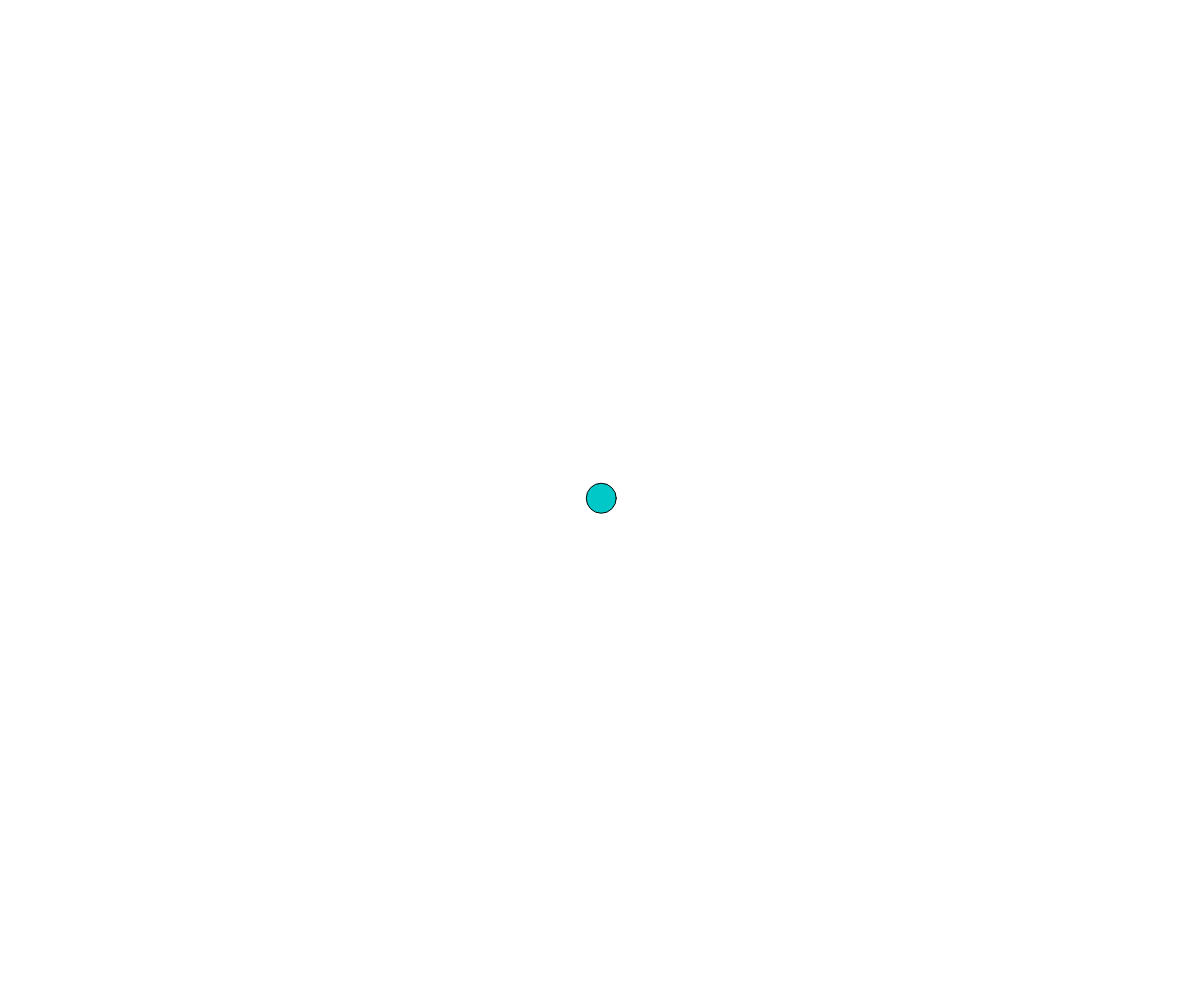
Frame 1 (no input)
Frame 60 (no input): blank canvas, image omitted
Frame 120 (the mouse pressed at the canvas centre since frame 60): blank canvas, image omitted

The p5.js sketch that drew this single still picture (run headless with seeded random() and noise() and a simulated clock; from frame 60 on, the mouse is pressed at the canvas centre):

// p5.js sketch
// ── sketch.js
// Demo 04 - Bouncing Objects
// Make a few primites bounce around the screen

let circleX, circleY;
let circleXSpeed, circleYSpeed;

function setup() {
  createCanvas(windowWidth, windowHeight);
  circleX = width / 2;
  circleY = height / 2;
  circleXSpeed = random(-3,3);
  circleYSpeed = random(-3,3);

}

function draw() {
  background(255);

  fill(0, 200, 200);

  //movement
  circleX += circleXSpeed;
  circleY += circleYSpeed;

  //bounce?
  if(circleY <= 0 || circleY >= height){
    circleYSpeed = circleYSpeed * -1;  //circleYSpeed *= -1;
  }

  //wrap-around (x)
  if(circleX <= 0){
    circleX += width;
  }
  else if (circleX >= width){
    circleX -= width;  //circleX = circleX - width;
  }

  //draw
  circle(circleX, circleY, 30);

}
